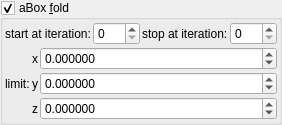
    <widget class="MyGroupBox" name="groupCheck_transf_function_enabledF_false">
     <property name="font">
      <font>
       <weight>50</weight>
       <bold>false</bold>
      </font>
     </property>
     <property name="toolTip">
      <string/>
     </property>
     <property name="title">
      <string>aBox &amp;fold</string>
     </property>
     <property name="checkable">
      <bool>true</bool>
     </property>
     <layout class="QVBoxLayout" name="verticalLayout_30" stretch="0,0">
      <property name="spacing">
       <number>2</number>
      </property>
      <property name="leftMargin">
       <number>2</number>
      </property>
      <property name="topMargin">
       <number>2</number>
      </property>
      <property name="rightMargin">
       <number>2</number>
      </property>
      <property name="bottomMargin">
       <number>2</number>
      </property>
      <item>
       <layout class="QHBoxLayout" name="horizontalLayout_25" stretch="0,1,0,1">
        <item>
         <widget class="QLabel" name="label_120">
          <property name="text">
           <string>start at iteration:</string>
          </property>
         </widget>
        </item>
        <item>
         <widget class="MySpinBox" name="spinboxInt_transf_start_iterations_F">
          <property name="sizePolicy">
           <sizepolicy hsizetype="Minimum" vsizetype="Maximum">
            <horstretch>0</horstretch>
            <verstretch>0</verstretch>
           </sizepolicy>
          </property>
          <property name="minimum">
           <number>0</number>
          </property>
          <property name="maximum">
           <number>999</number>
          </property>
          <property name="value">
           <number>0</number>
          </property>
         </widget>
        </item>
        <item>
         <widget class="QLabel" name="label_81">
          <property name="text">
           <string>stop at iteration:</string>
          </property>
         </widget>
        </item>
        <item>
         <widget class="MySpinBox" name="spinboxInt_transf_stop_iterations_F">
          <property name="sizePolicy">
           <sizepolicy hsizetype="Preferred" vsizetype="Maximum">
            <horstretch>0</horstretch>
            <verstretch>0</verstretch>
           </sizepolicy>
          </property>
          <property name="maximum">
           <number>999</number>
          </property>
         </widget>
        </item>
       </layout>
      </item>
      <item>
       <layout class="QGridLayout" name="gridLayout_4" columnstretch="0,0,1">
        <property name="spacing">
         <number>2</number>
        </property>
        <item row="0" column="2">
         <widget class="MyDoubleSpinBox" name="spinbox3_transf_offsetA_000_x">
          <property name="enabled">
           <bool>true</bool>
          </property>
          <property name="sizePolicy">
           <sizepolicy hsizetype="Minimum" vsizetype="Maximum">
            <horstretch>0</horstretch>
            <verstretch>0</verstretch>
           </sizepolicy>
          </property>
          <property name="font">
           <font>
            <weight>50</weight>
            <bold>false</bold>
           </font>
          </property>
          <property name="prefix">
           <string/>
          </property>
          <property name="decimals">
           <number>6</number>
          </property>
          <property name="minimum">
           <double>-99.989999999999995</double>
          </property>
          <property name="singleStep">
           <double>0.100000000000000</double>
          </property>
         </widget>
        </item>
        <item row="2" column="1">
         <widget class="QLabel" name="label_24">
          <property name="font">
           <font>
            <weight>50</weight>
            <bold>false</bold>
           </font>
          </property>
          <property name="text">
           <string notr="true">z</string>
          </property>
         </widget>
        </item>
        <item row="2" column="2">
         <widget class="MyDoubleSpinBox" name="spinbox3_transf_offsetA_000_z">
          <property name="enabled">
           <bool>true</bool>
          </property>
          <property name="sizePolicy">
           <sizepolicy hsizetype="Minimum" vsizetype="Maximum">
            <horstretch>0</horstretch>
            <verstretch>0</verstretch>
           </sizepolicy>
          </property>
          <property name="font">
           <font>
            <weight>50</weight>
            <bold>false</bold>
           </font>
          </property>
          <property name="decimals">
           <number>6</number>
          </property>
          <property name="minimum">
           <double>-99.989999999999995</double>
          </property>
          <property name="maximum">
           <double>99.989999999999995</double>
          </property>
          <property name="singleStep">
           <double>0.100000000000000</double>
          </property>
         </widget>
        </item>
        <item row="0" column="1">
         <widget class="QLabel" name="label_22">
          <property name="font">
           <font>
            <weight>50</weight>
            <bold>false</bold>
           </font>
          </property>
          <property name="text">
           <string notr="true">x</string>
          </property>
         </widget>
        </item>
        <item row="1" column="1">
         <widget class="QLabel" name="label_25">
          <property name="font">
           <font>
            <weight>50</weight>
            <bold>false</bold>
           </font>
          </property>
          <property name="text">
           <string notr="true">y</string>
          </property>
         </widget>
        </item>
        <item row="1" column="2">
         <widget class="MyDoubleSpinBox" name="spinbox3_transf_offsetA_000_y">
          <property name="enabled">
           <bool>true</bool>
          </property>
          <property name="sizePolicy">
           <sizepolicy hsizetype="Minimum" vsizetype="Maximum">
            <horstretch>0</horstretch>
            <verstretch>0</verstretch>
           </sizepolicy>
          </property>
          <property name="font">
           <font>
            <weight>50</weight>
            <bold>false</bold>
           </font>
          </property>
          <property name="decimals">
           <number>6</number>
          </property>
          <property name="minimum">
           <double>-99.989999999999995</double>
          </property>
          <property name="maximum">
           <double>99.989999999999995</double>
          </property>
          <property name="singleStep">
           <double>0.100000000000000</double>
          </property>
         </widget>
        </item>
        <item row="1" column="0">
         <widget class="QLabel" name="label_23">
          <property name="font">
           <font>
            <weight>50</weight>
            <bold>false</bold>
           </font>
          </property>
          <property name="text">
           <string>limit:</string>
          </property>
         </widget>
        </item>
       </layout>
      </item>
     </layout>
    </widget>
